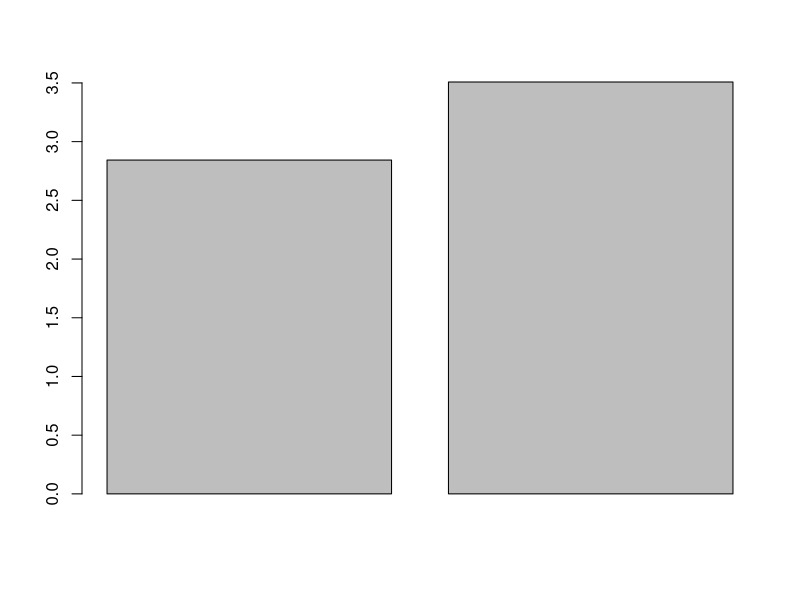
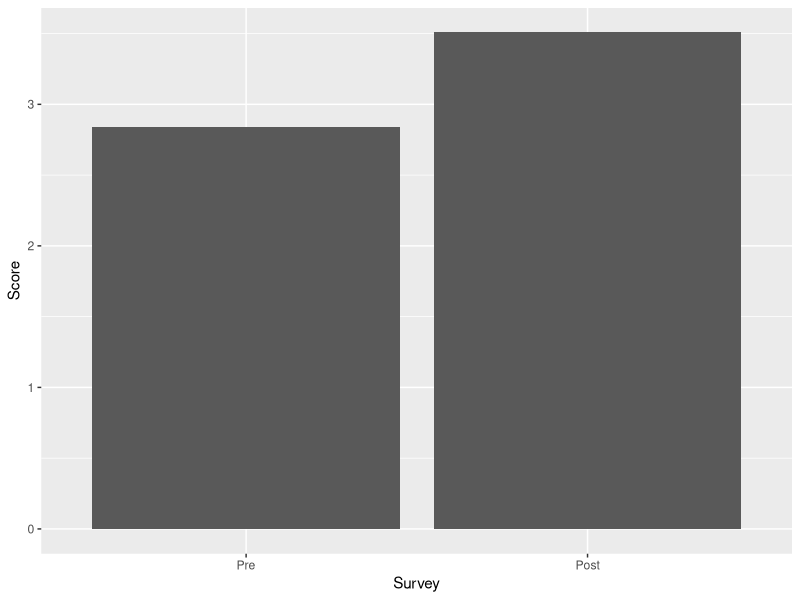
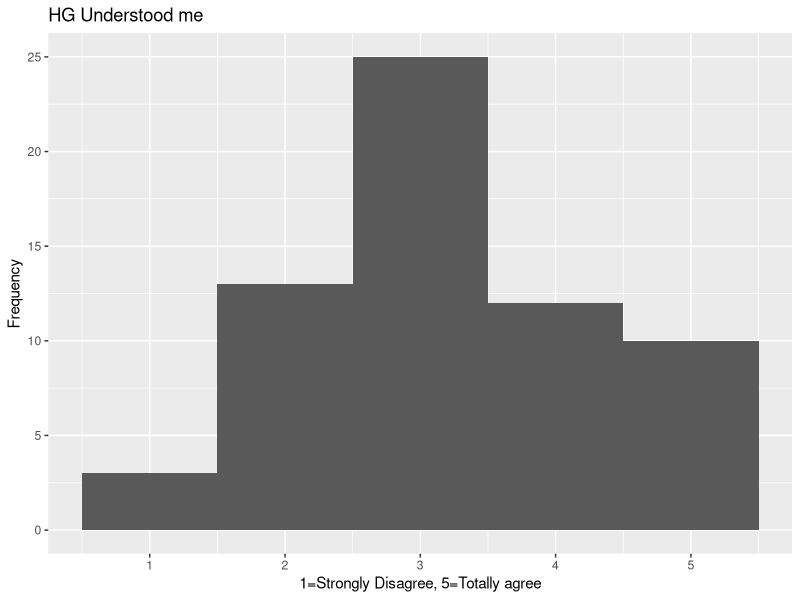
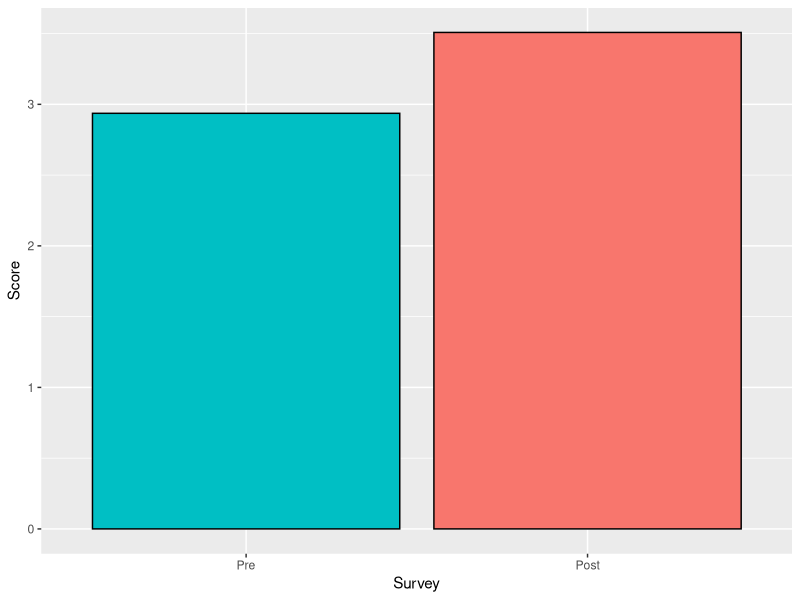

The R script that drew these images, in order:
## ---- chunk 1
knitr::opts_chunk$set(echo = TRUE)
## ---- chunk 2
library(readr)
library(ggplot2)
## ---- chunk 3
Dialogue <- read_csv("Dialogue.csv")
Dialogue$strategy <- substr(Dialogue$q_id,1,2)
dems <- read_csv("Demographics.csv")
post <- read_csv("PostQuestions.csv")
visited <- read_csv("visitedtaichi.csv")
## ---- chunk 4
# Exclude ppl that did not finish.
pre.good<-dems[dems$sessionID %in% post$sessionID,]
# Exclude test users
pre.good<-pre.good[pre.good$userType!="test",]
post<-post[post$sessionID %in% pre.good$sessionID,]
## ---- chunk 5
#Exclude those before Feb 23
pp<-Dialogue[Dialogue$sessionID %in% pre.good$sessionID,c("time","sessionID")]
pp.beforeFeb <- pp[c(34,length(pp$time)),]
pre.good.sid<-unique(unlist(pre.good$sessionID, use.names = FALSE))
pre.good<-pre.good[pre.good$sessionID%in%pre.good.sid,]
post<-post[post$sessionID %in% pre.good$sessionID,]
#View(pre.good)
## ---- chunk 6
interest.pre <- mean(dems$taichi_interest)
interest.post<- mean(post$taichi_learn)
barplot(c(interest.pre,interest.post))
d <- cbind(c("Pre","Post"),c(interest.pre,interest.post))
## ---- chunk 7
qplot(x=c("Pre","Post"),weight=c(interest.pre,interest.post),xlab="Survey", ylab="Score") + scale_x_discrete(limits=c("Pre","Post"))
## ---- chunk 8
t.test(pre.good$taichi_interest,post$taichi_learn,paired=TRUE)
## ---- chunk 9
qplot(data=post, x=guru_understanding, binwidth=1, xlab="1=Strongly Disagree, 5=Totally agree",main="HG Understood me", ylab="Frequency")
# and a summary
summary(post$guru_understanding)
## ---- chunk 10
visited.pre <- pre.good[pre.good$ID %in% visited$ID,]
visited.post <- post[post$sessionID %in% visited.pre$sessionID,]
visited.dialogues <- Dialogue[Dialogue$sessionID %in% visited.pre$sessionID,]
## ---- chunk 11
printed.post <- post[post$printed_flyer==1,]
printed.pre <- pre.good[pre.good$sessionID %in% printed.post$sessionID,]
printed.dialogues <- Dialogue[Dialogue$sessionID %in% printed.post$sessionID,]
## ---- chunk 12
length(printed.pre$sessionID)
## ---- chunk 13
length(printed.pre$sessionID)/length(pre.good$sessionID) * 100
## ---- chunk 14
t.pos<-table(pre.good$position)
t.gender<-table(pre.good$gender)
t.eth<-table(pre.good$ethnicity)
t.age<-table(pre.good$age_range)
names(t.pos)<-c("Ugrad","Grad","Faculty","Staff")
names(t.gender)<-c("M","F","Other")
names(t.eth)<-c("Cau","Hisp","ME","Pac","AA","other")
names(t.age)<-c("18-21","22-25","26-30","31-40","41-50")
t.pos
t.gender
t.eth
t.age
## ---- chunk 15
t.pos/length(pre.good$position)
t.gender/length(pre.good$gender)
t.eth/length(pre.good$ethnicity)
t.age/length(pre.good$age_range)
## ---- chunk 16
 length(pre.good[pre.good$age_range<5,]$sessionID)/length(pre.good$sessionID)*100
## ---- chunk 17
tail(names(sort(table(c(1,2,2,3,3,3,4,3)))), 1)
## ---- chunk 18
pre.desire <- pre.good$excercise_need
post.desire <- - post$post_excercise_need
t.test(pre.desire,post.desire,paired=TRUE)
## ---- chunk 19
pre.interest <- pre.good$taichi_interest
post.interest <-post$taichi_learn
cols.names <- c("Pre","Post")
t.test(pre.interest,post.interest,paired=TRUE)
qplot(x=cols.names,weight=c(mean(pre.interest),mean(post.interest)),xlab="Survey", ylab="Score", fill=cols.names) + scale_x_discrete(limits=cols.names)+
  geom_bar(colour="black") +
  guides(fill=FALSE)
## ---- chunk 20
raw_merged = merge(x = pre.good, y = post, by = "sessionID", all = TRUE)
raw_merged$tai_chi_interest_delta<-raw_merged$taichi_learn-raw_merged$taichi_interest

printed.decreased.interest <- length(raw_merged[raw_merged$taichi_learn < raw_merged$taichi_interest & raw_merged$printed_flyer == 1,]$sessionID)

printed.increased.interest <- length(raw_merged[raw_merged$taichi_learn > raw_merged$taichi_interest & raw_merged$printed_flyer == 1,]$sessionID)

printed.same.interest <- length(raw_merged[raw_merged$taichi_learn == raw_merged$taichi_interest & raw_merged$printed_flyer == 1,]$sessionID)

nprinted.decreased.interest <- length(raw_merged[raw_merged$taichi_learn < raw_merged$taichi_interest & raw_merged$printed_flyer == 0,]$sessionID)

nprinted.increased.interest <- length(raw_merged[raw_merged$taichi_learn > raw_merged$taichi_interest & raw_merged$printed_flyer == 0,]$sessionID)

nprinted.same.interest <- length(raw_merged[raw_merged$taichi_learn == raw_merged$taichi_interest & raw_merged$printed_flyer == 0,]$sessionID)

t.rows <- c("Decreased", "Remained Same", "Increased", "Total")
t.cols <- c("No","Yes","Total")

t.data.1 <- c(nprinted.decreased.interest, nprinted.same.interest, nprinted.increased.interest, nprinted.decreased.interest + nprinted.same.interest + nprinted.increased.interest)

t.data.2<- c(printed.decreased.interest, printed.same.interest, printed.increased.interest, printed.decreased.interest + printed.same.interest + printed.increased.interest)

t.data.3 <- c ( printed.decreased.interest + nprinted.decreased.interest, printed.same.interest + nprinted.same.interest, printed.increased.interest+nprinted.increased.interest, length(pre.good$sessionID))

m <- cbind(t.data.1,t.data.2)
m <- cbind(m,t.data.3)
colnames(m) <- t.cols
rownames(m) <- t.rows

knitr::kable(as.data.frame(m),row.names=T)
## ---- chunk 21
pint.merged <-raw_merged[raw_merged$taichi_learn > raw_merged$taichi_interest & raw_merged$printed_flyer == 1,]
## ---- chunk 22
npint.merged <-raw_merged[raw_merged$taichi_learn <= raw_merged$taichi_interest |  raw_merged$printed_flyer == 0,]
## ---- chunk 23
a<-length(pint.merged$sessionID)
b<-length(printed.pre$sessionID)
a/b*100
## ---- chunk 24
length(pint.merged$sessionID)/length(printed.pre$sessionID) * 100
## ---- chunk 25
t.test(pint.merged$taichi_interest, npint.merged$taichi_interest)
## ---- chunk 26
t.test(pint.merged$taichi_learn, npint.merged$taichi_learn)
## ---- chunk 27
pint.en <- c()
npint.en <- c()
pint.rn <- c()
npint.rn <- c()
for (s in pint.merged$sessionID) {
  totalDialogues <- length(Dialogue[Dialogue$sessionID == s & Dialogue$speaker=="HG",])

  pint.en <- append(pint.en,(length(Dialogue[Dialogue$sessionID == s & Dialogue$speaker=="HG" & substr(Dialogue$q_id, 1, 2) == "EN",]$sessionID))/ totalDialogues)
  
   pint.rn <- append(pint.rn,(length(Dialogue[Dialogue$sessionID == s & Dialogue$speaker=="HG" & substr(Dialogue$q_id, 1, 2) == "RN",]$sessionID))/ totalDialogues)
}

for (s in npint.merged$sessionID) {
  totalDialogues <- length(Dialogue[Dialogue$sessionID == s & Dialogue$speaker=="HG",])

  npint.en <- append(npint.en,(length(Dialogue[Dialogue$sessionID == s & Dialogue$speaker=="HG" & substr(Dialogue$q_id, 1, 2) == "EN",]$sessionID))/ totalDialogues)
  
   npint.rn <- append(npint.rn,(length(Dialogue[Dialogue$sessionID == s & Dialogue$speaker=="HG" & substr(Dialogue$q_id, 1, 2) == "RN",]$sessionID))/ totalDialogues)
}

t.test(pint.en, npint.en)
t.test(pint.rn, npint.rn)
## ---- chunk 28
 en.count <- vector()
  ep.count <- c()
  rp.count <- c()
  rn.count <- c()
for (s in  raw_merged$sessionID) {
  en.count <- append(en.count,length(Dialogue[Dialogue$sessionID == s & Dialogue$speaker=="HG" & substr(Dialogue$q_id, 1, 2) == "EN",]$sessionID))
  rn.count <- append(rn.count,length(Dialogue[Dialogue$sessionID == s & Dialogue$speaker=="HG" & substr(Dialogue$q_id, 1, 2) == "RN",]$sessionID))
  ep.count <- append(ep.count,length(Dialogue[Dialogue$sessionID == s & Dialogue$speaker=="HG" & substr(Dialogue$q_id, 1, 2) == "EP",]$sessionID))
  rp.count <- append(rp.count,length(Dialogue[Dialogue$sessionID == s & Dialogue$speaker=="HG" & substr(Dialogue$q_id, 1, 2) == "RP",]$sessionID))
}
  
  cor.test(ep.count, raw_merged$taichi_interest)
  cor.test(rp.count, raw_merged$taichi_interest)
  cor.test(en.count, raw_merged$taichi_interest)
  cor.test(rn.count, raw_merged$taichi_interest)
  
  cor.test(ep.count, raw_merged$taichi_learn)
  cor.test(rp.count, raw_merged$taichi_learn)
  cor.test(en.count, raw_merged$taichi_learn)
  cor.test(rn.count, raw_merged$taichi_learn)

## ---- chunk 29
Strategy <- c("EP", "RP", "EN", "RN" )
Taichi.Interest.pre <- c(-0.2744292,0.1919599,-0.1324932,0.2541909 )
Taichi.Interest.post <- c(-0.4554372,0.1109431,-0.3339051,0.245545)
df <- data.frame(Strategy,Taichi.Interest.pre, Taichi.Interest.post)
knitr::kable(head(df))
